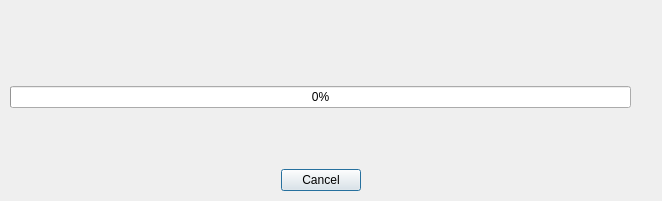
<?xml version="1.0" encoding="UTF-8"?>
<ui version="4.0">
 <class>Dialog</class>
 <widget class="QDialog" name="Dialog">
  <property name="enabled">
   <bool>true</bool>
  </property>
  <property name="geometry">
   <rect>
    <x>0</x>
    <y>0</y>
    <width>662</width>
    <height>201</height>
   </rect>
  </property>
  <property name="sizePolicy">
   <sizepolicy hsizetype="Preferred" vsizetype="Preferred">
    <horstretch>0</horstretch>
    <verstretch>0</verstretch>
   </sizepolicy>
  </property>
  <property name="windowTitle">
   <string>Dialog</string>
  </property>
  <widget class="QWidget" name="verticalLayoutWidget">
   <property name="geometry">
    <rect>
     <x>10</x>
     <y>10</y>
     <width>621</width>
     <height>181</height>
    </rect>
   </property>
   <layout class="QVBoxLayout" name="verticalLayout_3">
    <item>
     <spacer name="verticalSpacer">
      <property name="orientation">
       <enum>Qt::Vertical</enum>
      </property>
      <property name="sizeHint" stdset="0">
       <size>
        <width>20</width>
        <height>20</height>
       </size>
      </property>
     </spacer>
    </item>
    <item>
     <widget class="QLabel" name="label">
      <property name="text">
       <string/>
      </property>
     </widget>
    </item>
    <item>
     <widget class="QProgressBar" name="progressBar">
      <property name="styleSheet">
       <string notr="true"/>
      </property>
      <property name="value">
       <number>0</number>
      </property>
      <property name="textVisible">
       <bool>true</bool>
      </property>
     </widget>
    </item>
    <item>
     <spacer name="verticalSpacer_2">
      <property name="orientation">
       <enum>Qt::Vertical</enum>
      </property>
      <property name="sizeHint" stdset="0">
       <size>
        <width>20</width>
        <height>40</height>
       </size>
      </property>
     </spacer>
    </item>
    <item>
     <layout class="QHBoxLayout" name="horizontalLayout">
      <item>
       <spacer name="horizontalSpacer">
        <property name="orientation">
         <enum>Qt::Horizontal</enum>
        </property>
        <property name="sizeHint" stdset="0">
         <size>
          <width>40</width>
          <height>20</height>
         </size>
        </property>
       </spacer>
      </item>
      <item>
       <widget class="QPushButton" name="pushButton">
        <property name="text">
         <string>Cancel</string>
        </property>
       </widget>
      </item>
      <item>
       <spacer name="horizontalSpacer_2">
        <property name="orientation">
         <enum>Qt::Horizontal</enum>
        </property>
        <property name="sizeHint" stdset="0">
         <size>
          <width>40</width>
          <height>20</height>
         </size>
        </property>
       </spacer>
      </item>
     </layout>
    </item>
   </layout>
  </widget>
 </widget>
 <resources/>
 <connections/>
</ui>
